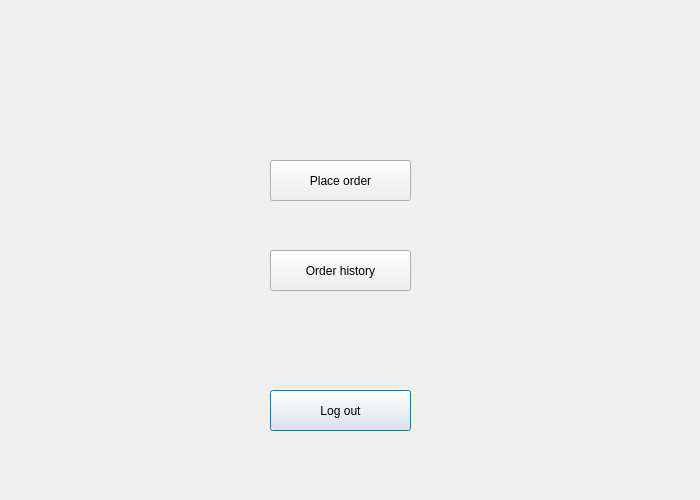
<?xml version="1.0" encoding="UTF-8"?>
<ui version="4.0">
 <class>menu_cargoown</class>
 <widget class="QDialog" name="menu_cargoown">
  <property name="geometry">
   <rect>
    <x>0</x>
    <y>0</y>
    <width>700</width>
    <height>500</height>
   </rect>
  </property>
  <property name="windowTitle">
   <string>Dialog</string>
  </property>
  <widget class="QPushButton" name="pushButton">
   <property name="geometry">
    <rect>
     <x>270</x>
     <y>390</y>
     <width>141</width>
     <height>41</height>
    </rect>
   </property>
   <property name="text">
    <string>Log out</string>
   </property>
  </widget>
  <widget class="QPushButton" name="pushButton_2">
   <property name="geometry">
    <rect>
     <x>270</x>
     <y>250</y>
     <width>141</width>
     <height>41</height>
    </rect>
   </property>
   <property name="text">
    <string>Order history</string>
   </property>
  </widget>
  <widget class="QPushButton" name="pushButton_3">
   <property name="geometry">
    <rect>
     <x>270</x>
     <y>160</y>
     <width>141</width>
     <height>41</height>
    </rect>
   </property>
   <property name="text">
    <string>Place order</string>
   </property>
  </widget>
 </widget>
 <resources/>
 <connections/>
</ui>
